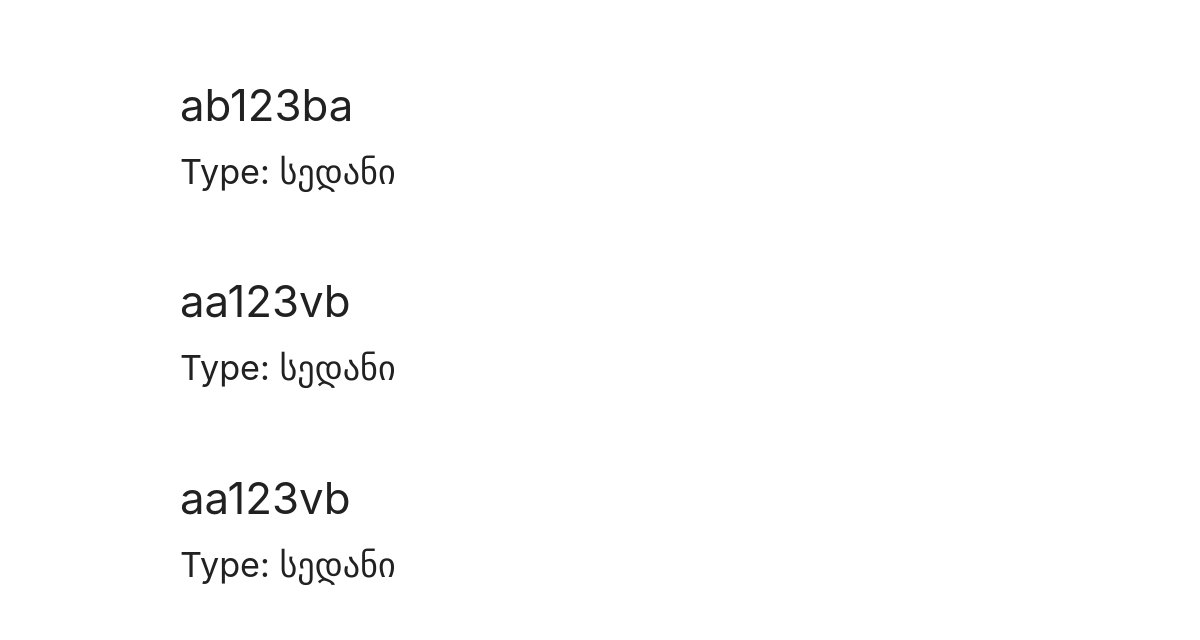
Before: /base/car_list (lower part) with the older database file.
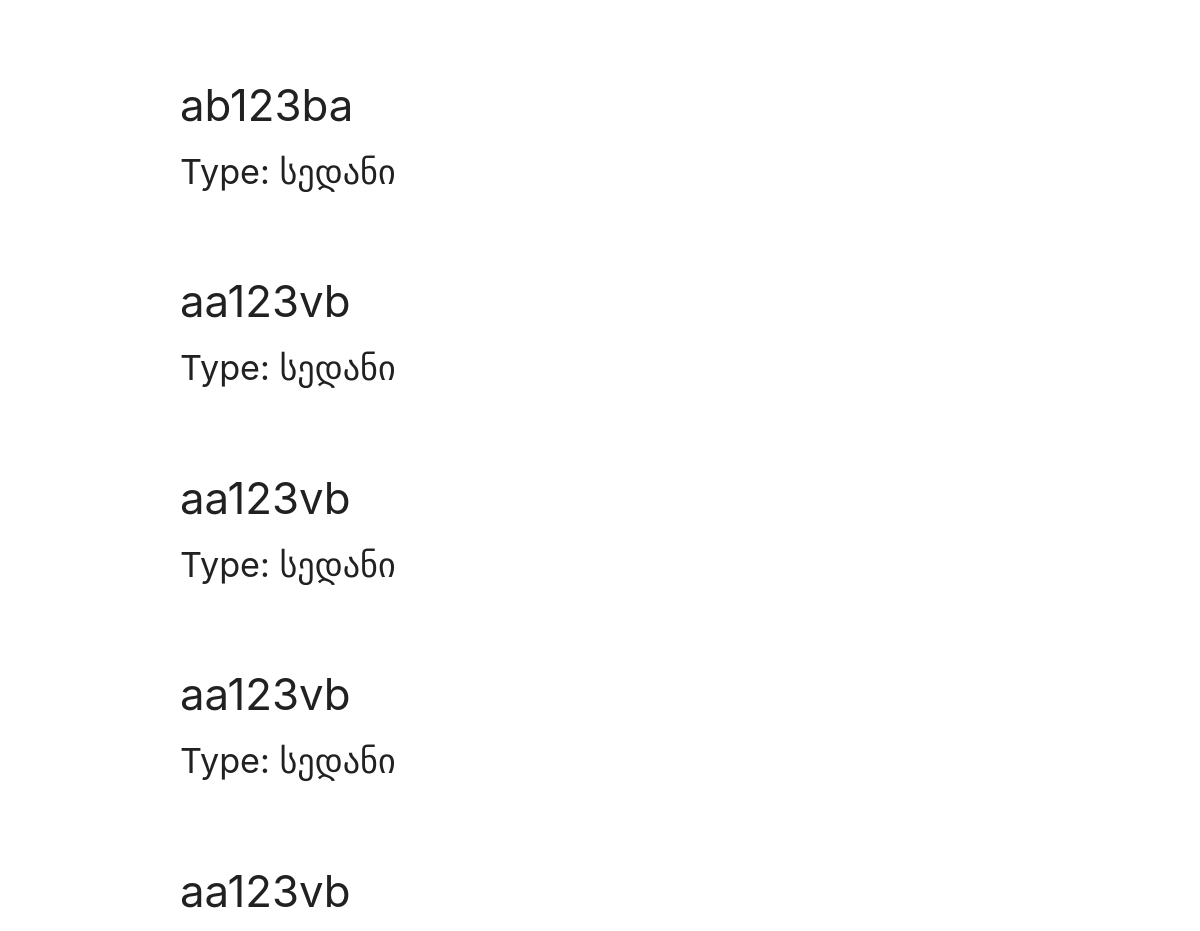
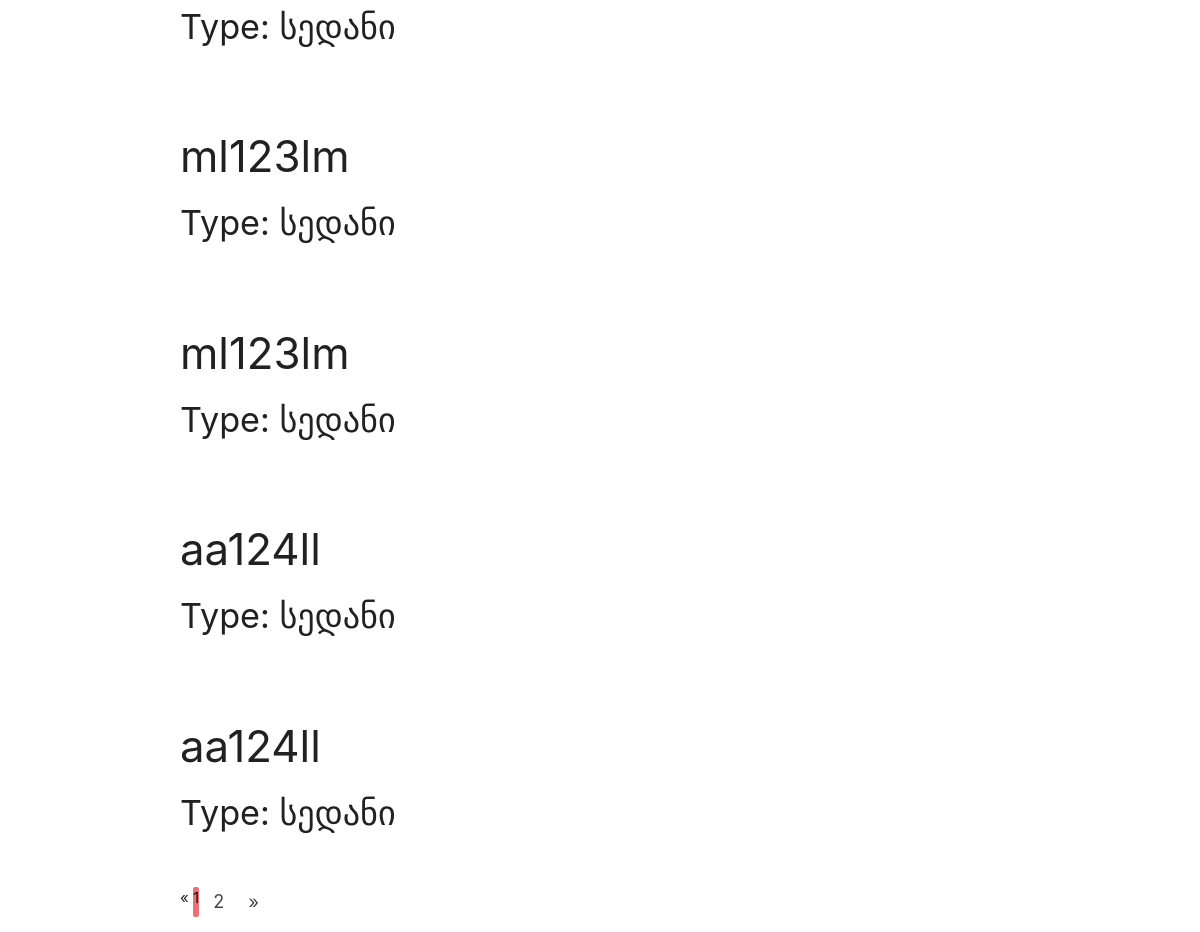
After: the same page with the newer database file (2 pictures, top to bottom).
### carwash/models.py (models this page shows, shortened)
class Car(models.Model):
    car_type = models.ForeignKey(
        to='CarType',
        on_delete=models.SET_NULL,
        null=True, related_name='cars'
    )
    licence_plate = models.CharField(max_length=20, verbose_name=_("License plate"))
    class Meta:
        verbose_name = _('Car')
        verbose_name_plural = _('Cars')

class CarType(models.Model):
    name = models.CharField(max_length=45, verbose_name=_('Car Type'), unique=True)
    price = models.DecimalField(max_digits=4, decimal_places=2)
    def __str__(self):
        return self.name

### carwash/views.py (the view)
# urls.py: path('base/car_list', car_list, name='car_list')
def car_list(request):
    cars_list = Car.objects.all()
    page = request.GET.get('page', 1)
    paginator = Paginator(cars_list, 10)
    cars = paginator.page(page)
    car_form = CarForm()
    if request.method == 'POST':
        car_form = CarForm(request.POST)
        if car_form.is_valid():
            car: Car = car_form.save(commit=False)
            car.save()
            car_form = CarForm()
    return render(request, 'carwash/cars.html', context={'cars': cars, 'form': car_form})

### carwash/templates/carwash/cars.html (shortened to what this page needs)
{% extends 'carwash/base.html' %}
    {% load static %}
{% block content %}
    <section id="cars">
        <div class="container">
            <br>
            <br>
            <div class="row">
                {% for car in cars %}
                    <div class="col-md-3 col-sm-6 card-margin ">
                            <div>
                                <div class="text-center">
                                    <br>
                                    <h3>{{ car.licence_plate }}</h3>
                                    <h4>Type: {{ car.car_type }}</h4>
                                    <br>
                                </div>
                            </div>
                    </div>
                {% endfor %}
            </div>
        {% if cars.has_other_pages %}
                <ul class="pagination">
                    {% if cars.has_previous %}
                        <li><a href="?page={{ cars.previous_page_number }}">&laquo;</a></li>
                    {% else %}
                        <li class="disabled"><span>&laquo;</span></li>
                    {% endif %}
                    {% for i in cars.paginator.page_range %}
                        {% if cars.number == i %}
                            <li class="active"><span>{{ i }}</span></li>
                        {% else %}
                            <li><a href="?page={{ i }}">{{ i }}</a></li>
                        {% endif %}
                    {% endfor %}
                    {% if cars.has_next %}
                        <li><a href="?page={{ cars.next_page_number }}">&raquo;</a></li>
                    {% else %}
                        <li class="disabled"><span>&raquo;</span></li>
                    {% endif %}
                </ul>
            {% endif %}
        </div>
    </section>
{% endblock %}

### carwash/templates/carwash/base.html (shortened to what this page needs)
{% load static %}
<!DOCTYPE html>
<html lang="en">
<head>
    <link rel="stylesheet" href="https://cdnjs.cloudflare.com/ajax/libs/materialize/1.0.0/css/materialize.min.css">
</head>
<body>
{% block content %}
{% endblock content %}
</body>
</html>

Changed rows visible on the page:
added Car: licence_plate "aa123vb", car_type "სედანი"
added Car: licence_plate "aa123vb", car_type "სედანი"
added Car: licence_plate "ml123lm", car_type "სედანი"
added Car: licence_plate "ml123lm", car_type "სედანი"
added Car: licence_plate "aa124ll", car_type "სედანი"
added Car: licence_plate "aa124ll", car_type "სედანი"
Other visible differences:
new list line: "1"
new list line: "2"
